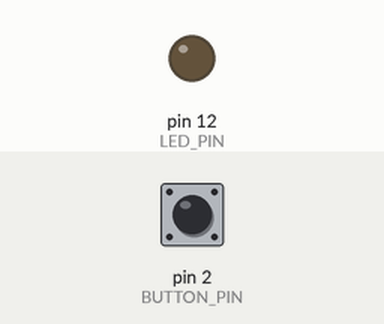
Recording of a sketch running on a simulated Arduino Uno, built with avr-gcc and run on an emulated ATmega328P. Shown: output pins drawn as LEDs (lit = HIGH). Inputs (shaded band) come from the test bench; at power-on: pin 2 (BUTTON_PIN) LOW.

Above: at 1.2 s.
1.3 s: pin 2 (BUTTON_PIN) pulled HIGH for 0.15 s
At 1.37 s:
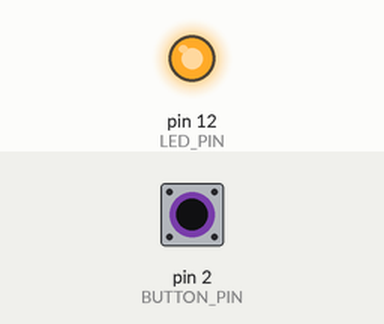
2.9 s: pin 2 (BUTTON_PIN) pulled HIGH for 3.2 s
At 7.0 s:
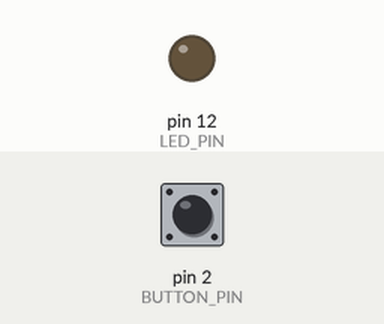
Timing chart, 0 to 8.5 s (numbered marks = the images above; inputs shaded):
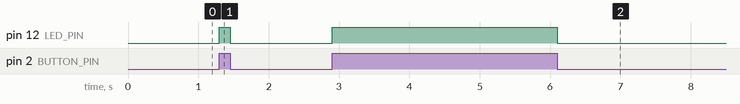

The sketch:

ch03SimpleButton.ino
```cpp
const unsigned int BUTTON_PIN = 2;
const unsigned int LED_PIN = 12;

void setup() {
  pinMode(LED_PIN, OUTPUT);
  pinMode(BUTTON_PIN, INPUT);

}

void loop() {
  const int BUTTON_STATE = digitalRead(BUTTON_PIN);

  if (BUTTON_STATE == HIGH) {
    digitalWrite(LED_PIN, HIGH);
  }
  else {
    digitalWrite(LED_PIN, LOW);
  }

}
```

Measured:
- after the input at 1.3 s, pin 12 (LED_PIN): LOW → HIGH at once, → LOW 0.15 s later
- after the input at 2.9 s, pin 12 (LED_PIN): LOW → HIGH at once, → LOW 3.2 s later
